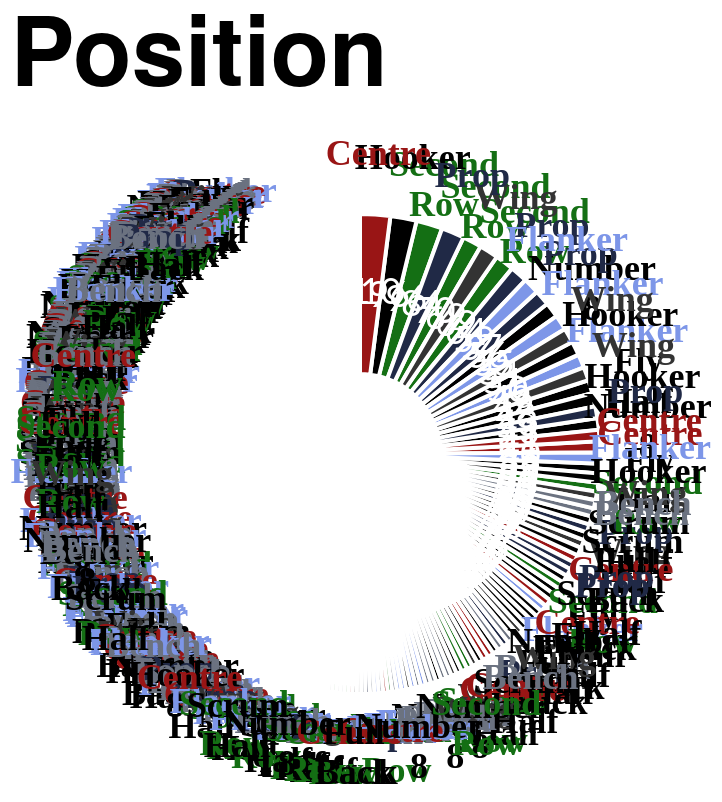

Write the Vega-Lite specification saved for this chart.
### Vega-Lite specification from a JSON file in a GitHub repository (floating-point values rounded to 4 significant figures; data arrays with more than 128 entries replaced by an {"elided": "..."} marker saying what was removed)
{"config": {"axis": {"labelFont": "PT Sans Narrow, Helvetica Neue, Helvetica, Arial, sans-serif", "titleFont": "PT Sans Narrow, Helvetica Neue, Helvetica, Arial, sans-serif", "labelFontSize": 13, "titleFontSize": 24, "gridColor": "#202947", "gridOpacity": 0.2, "zindex": 1}, "text": {"font": "Lato, sans-serif"}, "bar": {"cornerRadiusEnd": 5}, "header": {"labelFont": "PT Sans Narrow, Helvetica Neue, Helvetica, Arial, sans-serif", "titleFont": "PT Sans Narrow, Helvetica Neue, Helvetica, Arial, sans-serif", "labelFontSize": 24, "titleFontSize": 28, "labelFontWeight": "bold", "orient": "left"}, "legend": {"labelFont": "PT Sans Narrow, Helvetica Neue, Helvetica, Arial, sans-serif", "titleFont": "PT Sans Narrow, Helvetica Neue, Helvetica, Arial, sans-serif", "labelFontSize": 14, "titleFontSize": 16, "titlePadding": 5, "fillColor": "white", "strokeColor": "black", "padding": 10, "titleFontWeight": "lighter", "titleFontStyle": "italic", "titleColor": "gray", "offset": 10}, "title": {"font": "PT Sans Narrow, Helvetica Neue, Helvetica, Arial, sans-serif", "fontSize": 48, "fontWeight": "bold", "anchor": "start", "align": "center", "titlePadding": 20, "subtitlePadding": 10, "subtitleFontSize": 13, "subtitleColor": "", "subtitleFontStyle": "italic", "offset": 15, "color": "black"}, "axisX": {"labelAngle": 0}, "facet": {"title": null, "header": null, "align": {"row": "each", "column": "each"}, "spacing": 10}, "resolve": {"scale": {"y": "independent", "facet": "independent"}}, "background": "transparent", "scale": {"offsetBandPaddingOuter": 0.2, "offsetBandPaddingInner": 0.1}, "view": {"stroke": null, "background": "transparent"}}, "layer": [{"mark": {"type": "arc", "innerRadius": 40, "outerRadius": 120, "stroke": "#ffffff", "strokeWidth": 2}, "encoding": {"color": {"field": "position", "legend": null, "scale": {"domain": ["Prop", "Flanker", "Second Row", "Centre", "Wing", "Fly Half", "Hooker", "Scrum Half", "Full Back", "Number 8", "Bench"], "range": ["#202946", "#7d96e8", "#146f14", "#991515", "#333333", "#000000", "#000000", "#000000", "#000000", "#000000", "#6b7280"]}, "sort": {"field": "sort_order", "op": "min", "order": "ascending"}, "type": "nominal"}, "order": {"field": "appearances", "sort": "ascending", "type": "quantitative"}, "theta": {"field": "appearances", "sort": "descending", "stack": true, "title": "Appearances", "type": "quantitative"}, "tooltip": [{"field": "player", "title": "Player", "type": "nominal"}, {"field": "position", "title": "Position", "type": "nominal"}, {"field": "appearances", "title": "Appearances", "type": "quantitative"}]}}, {"mark": {"type": "text", "dy": -5, "font": "PT Sans Narrow", "fontSize": 18, "fontWeight": "bold", "radius": 145}, "encoding": {"color": {"field": "position", "legend": null, "scale": {"domain": ["Prop", "Flanker", "Second Row", "Centre", "Wing", "Fly Half", "Hooker", "Scrum Half", "Full Back", "Number 8", "Bench"], "range": ["#202946", "#7d96e8", "#146f14", "#991515", "#333333", "#000000", "#000000", "#000000", "#000000", "#000000", "#6b7280"]}, "type": "nominal"}, "opacity": {"condition": {"test": "datum.appearances > 2", "value": 1}, "value": 0}, "order": {"field": "appearances", "sort": "ascending", "type": "quantitative"}, "text": {"field": "position_label", "type": "nominal"}, "theta": {"field": "appearances", "sort": "descending", "stack": true, "title": "Appearances", "type": "quantitative"}}, "transform": [{"calculate": "split(datum.position, ' ')", "as": "position_label"}]}, {"mark": {"type": "text", "color": "white", "fontSize": 18, "radius": 80}, "encoding": {"order": {"field": "appearances", "sort": "ascending", "type": "quantitative"}, "text": {"field": "appearances", "type": "nominal"}, "theta": {"field": "appearances", "sort": "descending", "stack": true, "title": "Appearances", "type": "quantitative"}}}], "data": {"name": "data-1fab47e4550a025f0bfa847cc5859dbc"}, "height": 300, "resolve": {"scale": {"color": "shared"}}, "title": "Position", "width": 300, "$schema": "https://vega.github.io/schema/vega-lite/v5.20.1.json", "datasets": {"data-1fab47e4550a025f0bfa847cc5859dbc": {"elided": "770 records"}}}
